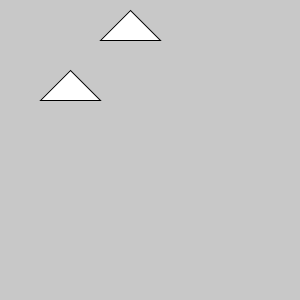
Frame 1 (no input)
Frame 60 (the mouse pressed at the canvas centre just before this capture): identical to frame 1, image omitted
Frame 120 (the mouse held since frame 60 and released just before this capture): identical to frame 1, image omitted

The Processing sketch that drew this single still picture (run headless with seeded random() and noise(); from frame 60 on, the mouse is pressed at the canvas centre):

// Processing sketch: processing_32203
// ── processing_32203.pde

/**
 * <p>Programa simples para criar e arrastar triângulos sobre a
 * tela. Ilustra técnica para manipulação direta.
 *
 * <p> Uso: 
 * <p> (1) clique e arraste um triângulo para mudar sua posição
 * <p> (2) clique sobre uma região vazia para criar um novo triângulo
 * <p> (3) clique com o botão direito sobre um triângulo para apagá-lo
 **/

// Centros de todos os objetos
int posx [] = {40, 100};
int posy [] = {100, 40};
float floDeslocamentoX;
float floDeslocamentoY;

void setup() {
  size(300,300);
  floDeslocamentoX = 30;
  floDeslocamentoY = 30;
}

void draw() {
  background (200);
  smooth();
  // Descobrir o objeto sob o mouse
  int j = busca (mouseX, mouseY);
  // Desenhar todos os objetos
  for (int i = 0; i < posx.length; i++){
    // Desehar objeto sob o mouse em cor diferente
    if (i == j) fill(255,200,200);
    else fill(255);
    
    //Desenha o triângulo
    triangle(posx[i], posy[i], posx[i] + floDeslocamentoX, posy[i] - floDeslocamentoY, posx[i] + (2 * floDeslocamentoX), posy[i]);
  }
}

//Função que calcula a área de um triângulo
float FCalculaAreaTriangulo (float pX1, float pY1, float pX2, float pY2, float pX3, float pY3) {
  return ( 0.5 * ( (pX1 * pY2) - (pY1 * pX2) + (pY1 * pX3) - (pX1 * pY3) + (pX2 * pY3) - (pY2 * pX3) ) );
}

// Função que retorna o índice do círculo no ponto x,y, ou
// -1 caso não haja nenhum círculo naquela posição
int busca(int pX, int pY) {
  PVector vetV;
  PVector vetV1;
  PVector vetV2;
  PVector vetV3;
  float floLambda1;
  float floLambda2;
  float floLambda3;

  //Percorre todos os triângulos da tela  
  for (int i = 0; i < posx.length; i++) {
    //Inicializa as variáveis
    vetV = new PVector(pX, pY);
    vetV1 = new PVector(posx[i], posy[i]);
    vetV2 = new PVector(posx[i] + floDeslocamentoX, posy[i] - floDeslocamentoY);
    vetV3 = new PVector(posx[i] + (2 * floDeslocamentoX), posy[i]);

    //Calculando lâmbda1
    floLambda1 = FCalculaAreaTriangulo(vetV.x, vetV.y, vetV2.x, vetV2.y, vetV3.x, vetV3.y) / FCalculaAreaTriangulo(vetV1.x, vetV1.y, vetV2.x, vetV2.y, vetV3.x, vetV3.y);

    //Calculando lâmbda2
    floLambda2 = FCalculaAreaTriangulo(vetV1.x, vetV1.y, vetV.x, vetV.y, vetV3.x, vetV3.y) / FCalculaAreaTriangulo(vetV1.x, vetV1.y, vetV2.x, vetV2.y, vetV3.x, vetV3.y);

    //Calculando lâmbda3
    floLambda3 = FCalculaAreaTriangulo(vetV1.x, vetV1.y, vetV2.x, vetV2.y, vetV.x, vetV.y) / FCalculaAreaTriangulo(vetV1.x, vetV1.y, vetV2.x, vetV2.y, vetV3.x, vetV3.y);

    //O ponto só estará dentro do triângulo se os 3 lâmbdas forem positivos
    if ( (floLambda1 > 0.0) && (floLambda2 > 0.0) & (floLambda3 > 0.0) ) {
      return i;
    }
  }
  return -1;
}
  
// Índice do objeto selecionado ou -1 se
// nenhum objeto foi selecionado
int sel = -1;

// Posicao inicial de arraste caso objeto esteja
// selecionado
int x0, y0;

void mousePressed () {
  if (mouseButton == LEFT) {
    // Buscar objeto sob o mouse
    sel = busca(mouseX,mouseY);
    if (sel == -1) {
      // Nenhum objeto selecionado - criar novo objeto
      posx = append (posx, mouseX);
      posy = append (posy, mouseY);
      sel = posx.length - 1;
    }
    // Guardo a posição corrente do mouse
    x0 = mouseX;
    y0 = mouseY;
  } else if (mouseButton == RIGHT) {
    // Remove objeto sob o mouse
    int i = busca(mouseX,mouseY);
    if (i >= 0) { 
      posx[i] = posx [posx.length-1]; posx = shorten(posx);
      posy[i] = posy [posy.length-1]; posy = shorten(posy);
    }
    sel = -1;
  }
}  

void mouseDragged () {
  if (sel>=0) {
    // Arrastar objeto sob o mouse
    posx[sel] += mouseX - x0;
    posy[sel] += mouseY - y0;
    x0 = mouseX;
    y0 = mouseY;
  }
}

void mouseReleased () {
  // Soltar o objeto
  sel = -1;
}
  
